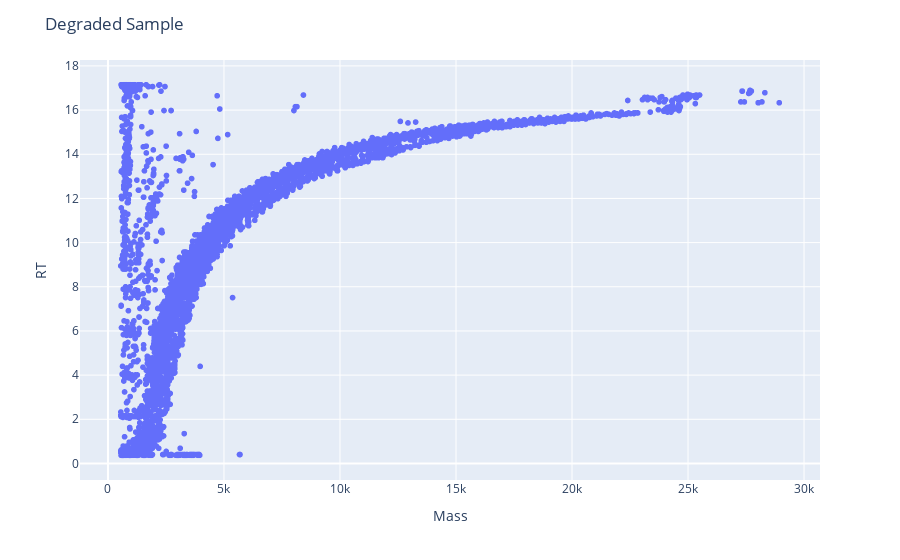

The cell this chart's notebook holds for it:
### Code cell
df = load_data('../samples/Phe/tRNA_Phe_Deg_1.xlsx')
plotly_zone(df, title='Degraded Sample')

### Figure 1 — Plotly figure (JSON) as saved in the notebook; plotly's stock layout.template omitted (floating-point values rounded to 4 significant figures; data arrays with more than 128 entries replaced by an {"elided": "..."} marker saying what was removed)
{"data": [{"hovertemplate": "Mass=%{x}<br>RT=%{y}<extra></extra>", "legendgroup": "", "marker": {"color": "#636efa", "symbol": "circle"}, "mode": "markers", "name": "", "showlegend": false, "type": "scattergl", "x": {"elided": "5933 float values"}, "xaxis": "x", "y": {"elided": "5933 float values"}, "yaxis": "y"}], "layout": {"legend": {"tracegroupgap": 0}, "margin": {"t": 60}, "title": {"text": "Degraded Sample"}, "xaxis": {"anchor": "y", "domain": [0, 1], "title": {"text": "Mass"}}, "yaxis": {"anchor": "x", "domain": [0, 1], "title": {"text": "RT"}}}}
